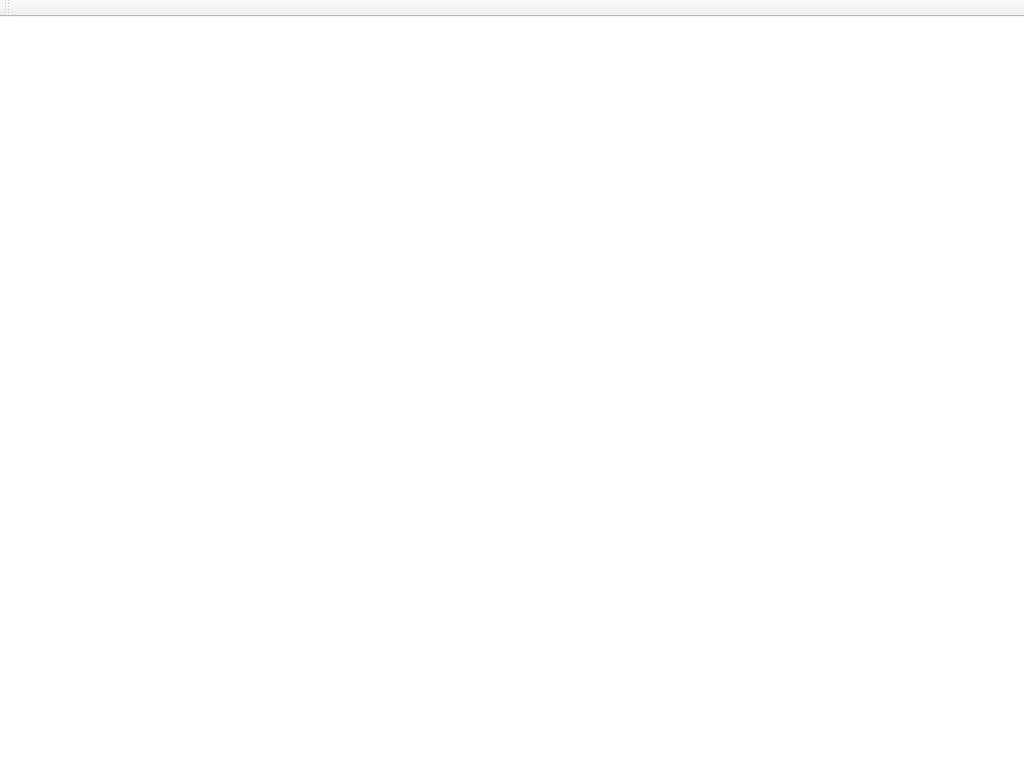
<?xml version="1.0" encoding="UTF-8"?>
<ui version="4.0">
 <class>MainWindow</class>
 <widget class="QMainWindow" name="MainWindow">
  <property name="geometry">
   <rect>
    <x>0</x>
    <y>0</y>
    <width>1024</width>
    <height>768</height>
   </rect>
  </property>
  <property name="windowTitle">
   <string>MainWindow</string>
  </property>
  <property name="styleSheet">
   <string notr="true">QMainWindow {
	background-color:white;
}</string>
  </property>
  <widget class="QWidget" name="centralWidget">
   <widget class="QStackedWidget" name="stackedWidget">
    <property name="geometry">
     <rect>
      <x>-1</x>
      <y>-1</y>
      <width>900</width>
      <height>700</height>
     </rect>
    </property>
    <property name="currentIndex">
     <number>0</number>
    </property>
    <widget class="QWidget" name="page"/>
    <widget class="QWidget" name="page_2"/>
   </widget>
  </widget>
  <widget class="QMenuBar" name="menuBar">
   <property name="geometry">
    <rect>
     <x>0</x>
     <y>0</y>
     <width>1024</width>
     <height>22</height>
    </rect>
   </property>
  </widget>
  <widget class="QToolBar" name="mainToolBar">
   <attribute name="toolBarArea">
    <enum>TopToolBarArea</enum>
   </attribute>
   <attribute name="toolBarBreak">
    <bool>false</bool>
   </attribute>
  </widget>
 </widget>
 <layoutdefault spacing="6" margin="11"/>
 <resources/>
 <connections/>
</ui>
